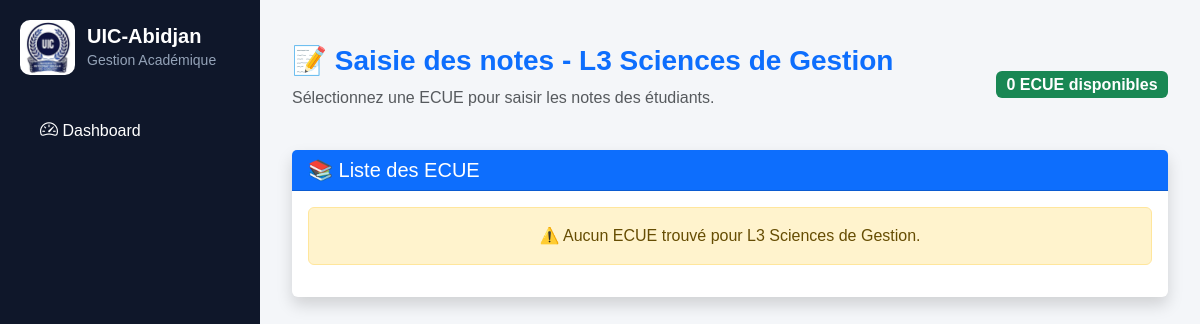
Page /lmd/l3/gestion/notes/ on the earlier database version.
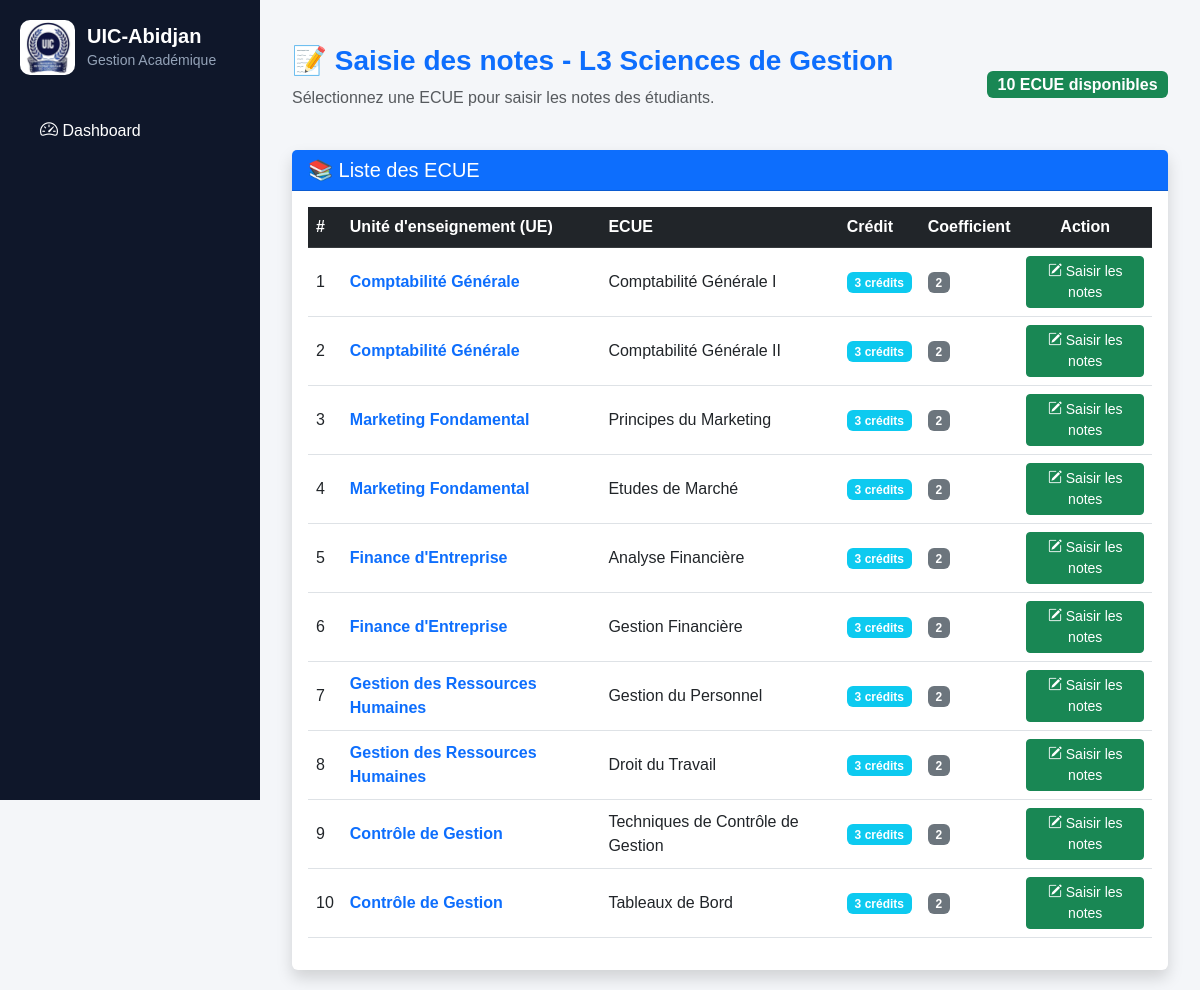
Same page on the later database version.
### lmd/models.py (models this page shows, shortened)
class ECUE(models.Model):
    ue = models.ForeignKey(
        UE,
        on_delete=models.CASCADE,
        related_name='ecues'
    )
    code = models.CharField(max_length=20)
    libelle = models.CharField(max_length=200)
    coefficient = models.IntegerField(default=1)
    credit = models.IntegerField(default=1)

class UE(models.Model):
    code = models.CharField(max_length=20)
    libelle = models.CharField(max_length=200)
    credit = models.IntegerField()
    filiere = models.ForeignKey(
    "FiliereLMD",
    null=True,
    blank=True,
    on_delete=models.PROTECT,
    )
    grande_unite = models.ForeignKey(
    "GrandeUnite",
    on_delete=models.PROTECT,
    related_name="ues",
    null=True,
    blank=True
    )
    semestre = models.CharField(max_length=5)

### lmd/views.py (the view)
def l3_gestion_notes_selection(request):
    ecues = ECUE.objects.filter(
        ue__filiere__libelle__icontains="Sciences de Gestion"
    )
    return render(
        request,
        "lmd/l3/gestion/notes/ecue_list.html",
        {
            "ecues": ecues
        }
    )

### lmd/templates/lmd/l3/gestion/notes/ecue_list.html
{% extends "base.html" %}
{% block content %}
<div class="container mt-4">
    <div class="d-flex justify-content-between align-items-center mb-4">
        <div>
            <h3 class="fw-bold text-primary">
                📝 Saisie des notes - L3 Sciences de Gestion
            </h3>
            <p class="text-muted">
                Sélectionnez une ECUE pour saisir les notes des étudiants.
            </p>
        </div>
        <div>
            <span class="badge bg-success fs-6">
                {{ ecues|length }} ECUE disponibles
            </span>
        </div>
    </div>
    <div class="card shadow border-0">
        <div class="card-header bg-primary text-white">
            <h5 class="mb-0">
                📚 Liste des ECUE
            </h5>
        </div>
        <div class="card-body">
            {% if ecues %}
            <div class="table-responsive">
                <table class="table table-hover align-middle">
                    <thead class="table-dark">
                        <tr>
                            <th>#</th>
                            <th>Unité d'enseignement (UE)</th>
                            <th>ECUE</th>
                            <th>Crédit</th>
                            <th>Coefficient</th>
                            <th class="text-center">
                                Action
                            </th>
                        </tr>
                    </thead>
                    <tbody>
                    {% for ecue in ecues %}
                        <tr>
                            <td>
                                {{ forloop.counter }}
                            </td>
                            <td>
                                <span class="fw-bold text-primary">
                                    {{ ecue.ue.libelle }}
                                </span>
                            </td>
                            <td>
                                {{ ecue.libelle }}
                            </td>
                            <td>
                                <span class="badge bg-info">
                                    {{ ecue.credit }}
                                    crédits
                                </span>
                            </td>
                            <td>
                                <span class="badge bg-secondary">
                                    {{ ecue.coefficient }}
                                </span>
                            </td>
                            <td class="text-center">
                                <a href="{% url 'l3_gestion_saisie_notes' ecue.id %}"
                                   class="btn btn-success btn-sm">
                                    <i class="bi bi-pencil-square"></i>
                                    Saisir les notes
                                </a>
                            </td>
                        </tr>
                    {% endfor %}
                    </tbody>
                </table>
            </div>
            {% else %}
                <div class="alert alert-warning text-center">
                    ⚠️ Aucun ECUE trouvé pour L3 Sciences de Gestion.
                </div>
            {% endif %}
        </div>
    </div>
</div>
{% endblock %}

Differences in the rows shown:
added ECUE: ue.libelle "Comptabilité Générale", libelle "Comptabilité Générale I", credit "3", coefficient "2"
added ECUE: ue.libelle "Comptabilité Générale", libelle "Comptabilité Générale II", credit "3", coefficient "2"
added ECUE: ue.libelle "Marketing Fondamental", libelle "Principes du Marketing", credit "3", coefficient "2"
added ECUE: ue.libelle "Marketing Fondamental", libelle "Etudes de Marché", credit "3", coefficient "2"
added ECUE: ue.libelle "Finance d'Entreprise", libelle "Analyse Financière", credit "3", coefficient "2"
added ECUE: ue.libelle "Finance d'Entreprise", libelle "Gestion Financière", credit "3", coefficient "2"
added ECUE: ue.libelle "Gestion des Ressources Humaines", libelle "Gestion du Personnel", credit "3", coefficient "2"
added ECUE: ue.libelle "Gestion des Ressources Humaines", libelle "Droit du Travail", credit "3", coefficient "2"
added ECUE: ue.libelle "Contrôle de Gestion", libelle "Techniques de Contrôle de Gestion", credit "3", coefficient "2"
added ECUE: ue.libelle "Contrôle de Gestion", libelle "Tableaux de Bord", credit "3", coefficient "2"
Other differences:
{{ ecues|length }}: "0" → "10"
text no longer shown: "⚠️ Aucun ECUE trouvé pour L3 Sciences de Gestion."
text now shown: "# Unité d'enseignement (UE) ECUE Crédit Coefficient Action"
